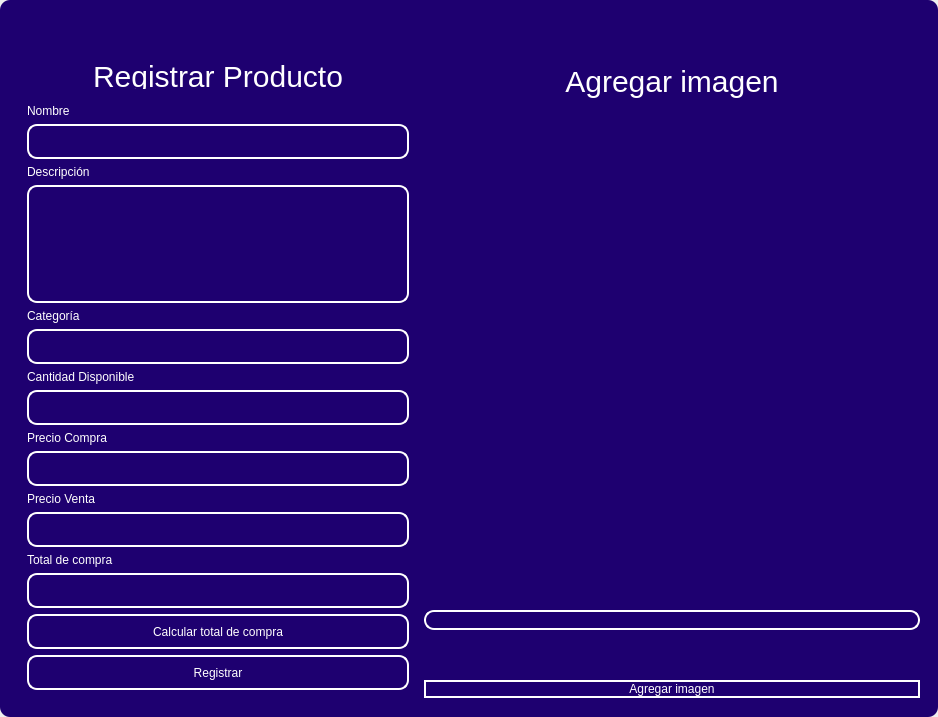
<?xml version="1.0" encoding="UTF-8"?>
<ui version="4.0">
 <class>MainWindow</class>
 <widget class="QMainWindow" name="MainWindow">
  <property name="geometry">
   <rect>
    <x>0</x>
    <y>0</y>
    <width>938</width>
    <height>717</height>
   </rect>
  </property>
  <property name="windowTitle">
   <string>MainWindow</string>
  </property>
  <property name="styleSheet">
   <string notr="true"/>
  </property>
  <widget class="QWidget" name="centralwidget">
   <property name="styleSheet">
    <string notr="true"/>
   </property>
   <layout class="QVBoxLayout" name="verticalLayout">
    <property name="spacing">
     <number>0</number>
    </property>
    <property name="leftMargin">
     <number>0</number>
    </property>
    <property name="topMargin">
     <number>0</number>
    </property>
    <property name="rightMargin">
     <number>0</number>
    </property>
    <property name="bottomMargin">
     <number>0</number>
    </property>
    <item>
     <widget class="QFrame" name="frame">
      <property name="enabled">
       <bool>true</bool>
      </property>
      <property name="styleSheet">
       <string notr="true">QFrame {
	border-radius:10px;
	background-color:#1E0070;
 }
</string>
      </property>
      <property name="frameShape">
       <enum>QFrame::StyledPanel</enum>
      </property>
      <property name="frameShadow">
       <enum>QFrame::Raised</enum>
      </property>
      <layout class="QVBoxLayout" name="verticalLayout_2">
       <item>
        <widget class="QFrame" name="frame_superior">
         <property name="minimumSize">
          <size>
           <width>0</width>
           <height>40</height>
          </size>
         </property>
         <property name="maximumSize">
          <size>
           <width>16777215</width>
           <height>40</height>
          </size>
         </property>
         <property name="styleSheet">
          <string notr="true">QPushButton{
border-radius:18px;
}

QPushButton:hover{
	background-color: rgb(0, 0, 0);
}
</string>
         </property>
         <property name="frameShape">
          <enum>QFrame::StyledPanel</enum>
         </property>
         <property name="frameShadow">
          <enum>QFrame::Raised</enum>
         </property>
         <layout class="QHBoxLayout" name="horizontalLayout_3">
          <property name="spacing">
           <number>4</number>
          </property>
          <property name="leftMargin">
           <number>0</number>
          </property>
          <property name="topMargin">
           <number>0</number>
          </property>
          <property name="rightMargin">
           <number>0</number>
          </property>
          <property name="bottomMargin">
           <number>0</number>
          </property>
          <item>
           <widget class="QPushButton" name="btn_icon">
            <property name="text">
             <string/>
            </property>
            <property name="iconSize">
             <size>
              <width>40</width>
              <height>40</height>
             </size>
            </property>
           </widget>
          </item>
          <item>
           <spacer name="horizontalSpacer_2">
            <property name="orientation">
             <enum>Qt::Horizontal</enum>
            </property>
            <property name="sizeHint" stdset="0">
             <size>
              <width>443</width>
              <height>20</height>
             </size>
            </property>
           </spacer>
          </item>
          <item>
           <widget class="QPushButton" name="bt_minimizar">
            <property name="minimumSize">
             <size>
              <width>38</width>
              <height>38</height>
             </size>
            </property>
            <property name="maximumSize">
             <size>
              <width>38</width>
              <height>38</height>
             </size>
            </property>
            <property name="cursor">
             <cursorShape>PointingHandCursor</cursorShape>
            </property>
            <property name="text">
             <string/>
            </property>
            <property name="icon">
             <iconset>
              <normaloff>image/minus.svg</normaloff>image/minus.svg</iconset>
            </property>
            <property name="iconSize">
             <size>
              <width>38</width>
              <height>38</height>
             </size>
            </property>
           </widget>
          </item>
          <item>
           <widget class="QPushButton" name="bt_maximizar">
            <property name="minimumSize">
             <size>
              <width>38</width>
              <height>38</height>
             </size>
            </property>
            <property name="maximumSize">
             <size>
              <width>38</width>
              <height>38</height>
             </size>
            </property>
            <property name="cursor">
             <cursorShape>PointingHandCursor</cursorShape>
            </property>
            <property name="text">
             <string/>
            </property>
            <property name="icon">
             <iconset>
              <normaloff>image/chevron-up.svg</normaloff>image/chevron-up.svg</iconset>
            </property>
            <property name="iconSize">
             <size>
              <width>38</width>
              <height>38</height>
             </size>
            </property>
           </widget>
          </item>
          <item>
           <widget class="QPushButton" name="bt_restaurar">
            <property name="minimumSize">
             <size>
              <width>38</width>
              <height>38</height>
             </size>
            </property>
            <property name="maximumSize">
             <size>
              <width>38</width>
              <height>38</height>
             </size>
            </property>
            <property name="cursor">
             <cursorShape>PointingHandCursor</cursorShape>
            </property>
            <property name="text">
             <string/>
            </property>
            <property name="icon">
             <iconset>
              <normaloff>image/chevron-down.svg</normaloff>image/chevron-down.svg</iconset>
            </property>
            <property name="iconSize">
             <size>
              <width>38</width>
              <height>38</height>
             </size>
            </property>
           </widget>
          </item>
          <item>
           <widget class="QPushButton" name="bt_cerrar">
            <property name="minimumSize">
             <size>
              <width>38</width>
              <height>38</height>
             </size>
            </property>
            <property name="maximumSize">
             <size>
              <width>38</width>
              <height>38</height>
             </size>
            </property>
            <property name="cursor">
             <cursorShape>PointingHandCursor</cursorShape>
            </property>
            <property name="text">
             <string/>
            </property>
            <property name="icon">
             <iconset>
              <normaloff>image/x.svg</normaloff>image/x.svg</iconset>
            </property>
            <property name="iconSize">
             <size>
              <width>38</width>
              <height>38</height>
             </size>
            </property>
           </widget>
          </item>
         </layout>
        </widget>
       </item>
       <item>
        <widget class="QFrame" name="frame_3">
         <property name="minimumSize">
          <size>
           <width>0</width>
           <height>0</height>
          </size>
         </property>
         <property name="maximumSize">
          <size>
           <width>16777215</width>
           <height>16777215</height>
          </size>
         </property>
         <property name="styleSheet">
          <string notr="true">QLabel {
	color: rgb(255, 255, 254);
	font: 12pt &quot;Arial&quot;;
	background-color: rgba(0, 0, 0,0);
}

QTextEdit{
background-color: rgba(0, 0, 0,0);
border-radius:10px; 
font: 12pt &quot;Arial&quot;;
color: rgb(255, 255, 254);
border: 2px solid  rgb(255, 255, 255);

}

QTextEdit:hover{
background-color: rgba(0, 0, 0,0);
border-radius:10px; 
font: 12pt &quot;Arial&quot;;
border: 2px solid  rgb(120, 0, 171);
}

QTextEdit:focus{
background-color: rgb(0, 0, 0);
border-radius:10px; 
font: 12pt &quot;Arial&quot;;
border: 2px solid rgb(120, 0, 171);
}

QLineEdit{
background-color: rgba(0, 0, 0,0);
border-radius:10px; 
font: 12pt &quot;Arial&quot;;
color: rgb(255, 255, 254);
border: 2px solid  rgb(255, 255, 255);

}

QLineEdit:hover{
background-color: rgba(0, 0, 0,0);
border-radius:10px; 
font: 12pt &quot;Arial&quot;;
border: 2px solid  rgb(120, 0, 171);
}

QLineEdit:focus{
background-color: rgb(0, 0, 0);
border-radius:10px; 
font: 12pt &quot;Arial&quot;;
border: 2px solid rgb(120, 0, 171);
}

QCheckBox{
	font: 12pt &quot;Arial&quot;;
	color: rgb(255, 255, 255);
}

QCheckBox::indicator {
    width: 18px;
    height:18px;
}

QCheckBox::indicator:unchecked {
   background-image: url(image/square.svg);
}

QCheckBox::indicator:checked {
   background-image: url(image/check-square.svg);
}

QPushButton{
border-radius:10px; 
font: 12pt &quot;Arial&quot;;
color: rgb(255, 255, 254);
border: 2px solid #ffffff;
}

QPushButton:hover{
border-radius:10px; 
font: 12pt &quot;Arial&quot;;
color: rgb(255, 255, 255);
border: 2px solid rgb(120, 0, 171);
	background-color: rgb(120, 0, 171);
}
</string>
         </property>
         <property name="frameShape">
          <enum>QFrame::StyledPanel</enum>
         </property>
         <property name="frameShadow">
          <enum>QFrame::Raised</enum>
         </property>
         <layout class="QHBoxLayout" name="horizontalLayout_4">
          <item>
           <layout class="QVBoxLayout" name="verticalLayout_4">
            <property name="rightMargin">
             <number>0</number>
            </property>
            <property name="bottomMargin">
             <number>0</number>
            </property>
            <item>
             <widget class="QLabel" name="label_3">
              <property name="minimumSize">
               <size>
                <width>100</width>
                <height>25</height>
               </size>
              </property>
              <property name="styleSheet">
               <string notr="true">font-size: 30px;
color: rgb(255, 255, 255);</string>
              </property>
              <property name="text">
               <string>Registrar Producto</string>
              </property>
              <property name="alignment">
               <set>Qt::AlignCenter</set>
              </property>
             </widget>
            </item>
            <item>
             <widget class="QFrame" name="frame_4">
              <property name="maximumSize">
               <size>
                <width>400</width>
                <height>700</height>
               </size>
              </property>
              <property name="styleSheet">
               <string notr="true">QLabel {
	color: rgb(255, 255, 254);
	font: 12pt &quot;Arial&quot;;
	background-color: rgba(0, 0, 0,0);
}

QTextEdit{
background-color: rgba(0, 0, 0,0);
border-radius:10px; 
font: 12pt &quot;Arial&quot;;
color: rgb(255, 255, 254);
border: 2px solid  rgb(255, 255, 255);

}

QTextEdit:hover{
background-color: rgba(0, 0, 0,0);
border-radius:10px; 
font: 12pt &quot;Arial&quot;;
border: 2px solid  rgb(120, 0, 171);
}

QTextEdit:focus{
background-color: rgb(0, 0, 0);
border-radius:10px; 
font: 12pt &quot;Arial&quot;;
border: 2px solid rgb(120, 0, 171);
}

QLineEdit{
background-color: rgba(0, 0, 0,0);
border-radius:10px; 
font: 12pt &quot;Arial&quot;;
color: rgb(255, 255, 254);
border: 2px solid  rgb(255, 255, 255);

}

QLineEdit:hover{
background-color: rgba(0, 0, 0,0);
border-radius:10px; 
font: 12pt &quot;Arial&quot;;
border: 2px solid  rgb(120, 0, 171);
}

QLineEdit:focus{
background-color: rgb(0, 0, 0);
border-radius:10px; 
font: 12pt &quot;Arial&quot;;
border: 2px solid rgb(120, 0, 171);
}

QCheckBox{
	font: 12pt &quot;Arial&quot;;
	color: rgb(255, 255, 255);
}

QCheckBox::indicator {
    width: 18px;
    height:18px;
}

QCheckBox::indicator:unchecked {
   background-image: url(image/square.svg);
}

QCheckBox::indicator:checked {
   background-image: url(image/check-square.svg);
}

QPushButton{
border-radius:10px; 
font: 12pt &quot;Arial&quot;;
color: rgb(255, 255, 254);
border: 2px solid #ffffff;
}

QPushButton:hover{
border-radius:10px; 
font: 12pt &quot;Arial&quot;;
color: rgb(255, 255, 255);
border: 2px solid rgb(120, 0, 171);
	background-color: rgb(120, 0, 171);
}
</string>
              </property>
              <property name="frameShape">
               <enum>QFrame::StyledPanel</enum>
              </property>
              <property name="frameShadow">
               <enum>QFrame::Raised</enum>
              </property>
              <layout class="QVBoxLayout" name="verticalLayout_3">
               <property name="leftMargin">
                <number>9</number>
               </property>
               <property name="topMargin">
                <number>9</number>
               </property>
               <property name="rightMargin">
                <number>9</number>
               </property>
               <property name="bottomMargin">
                <number>9</number>
               </property>
               <item>
                <spacer name="verticalSpacer_3">
                 <property name="orientation">
                  <enum>Qt::Vertical</enum>
                 </property>
                 <property name="sizeHint" stdset="0">
                  <size>
                   <width>20</width>
                   <height>40</height>
                  </size>
                 </property>
                </spacer>
               </item>
               <item>
                <widget class="QLabel" name="label_4">
                 <property name="text">
                  <string>Nombre</string>
                 </property>
                </widget>
               </item>
               <item>
                <widget class="QLineEdit" name="nametxt">
                 <property name="minimumSize">
                  <size>
                   <width>0</width>
                   <height>35</height>
                  </size>
                 </property>
                 <property name="text">
                  <string/>
                 </property>
                </widget>
               </item>
               <item>
                <spacer name="verticalSpacer_4">
                 <property name="orientation">
                  <enum>Qt::Vertical</enum>
                 </property>
                 <property name="sizeHint" stdset="0">
                  <size>
                   <width>20</width>
                   <height>40</height>
                  </size>
                 </property>
                </spacer>
               </item>
               <item>
                <widget class="QLabel" name="label_8">
                 <property name="text">
                  <string>Descripción</string>
                 </property>
                </widget>
               </item>
               <item>
                <widget class="QTextEdit" name="descriptiontxt">
                 <property name="minimumSize">
                  <size>
                   <width>0</width>
                   <height>40</height>
                  </size>
                 </property>
                </widget>
               </item>
               <item>
                <widget class="QLabel" name="label_5">
                 <property name="text">
                  <string>Categoría</string>
                 </property>
                </widget>
               </item>
               <item>
                <widget class="QLineEdit" name="categorytxt">
                 <property name="minimumSize">
                  <size>
                   <width>0</width>
                   <height>35</height>
                  </size>
                 </property>
                 <property name="maximumSize">
                  <size>
                   <width>16777215</width>
                   <height>16777215</height>
                  </size>
                 </property>
                 <property name="echoMode">
                  <enum>QLineEdit::Normal</enum>
                 </property>
                </widget>
               </item>
               <item>
                <spacer name="verticalSpacer_5">
                 <property name="orientation">
                  <enum>Qt::Vertical</enum>
                 </property>
                 <property name="sizeHint" stdset="0">
                  <size>
                   <width>20</width>
                   <height>40</height>
                  </size>
                 </property>
                </spacer>
               </item>
               <item>
                <widget class="QLabel" name="label">
                 <property name="text">
                  <string>Cantidad Disponible</string>
                 </property>
                </widget>
               </item>
               <item>
                <widget class="QLineEdit" name="stocktxt">
                 <property name="minimumSize">
                  <size>
                   <width>0</width>
                   <height>35</height>
                  </size>
                 </property>
                </widget>
               </item>
               <item>
                <widget class="QLabel" name="label_2">
                 <property name="text">
                  <string>Precio Compra</string>
                 </property>
                </widget>
               </item>
               <item>
                <spacer name="verticalSpacer_6">
                 <property name="orientation">
                  <enum>Qt::Vertical</enum>
                 </property>
                 <property name="sizeHint" stdset="0">
                  <size>
                   <width>20</width>
                   <height>40</height>
                  </size>
                 </property>
                </spacer>
               </item>
               <item>
                <widget class="QLineEdit" name="pricepurchtxt">
                 <property name="minimumSize">
                  <size>
                   <width>0</width>
                   <height>35</height>
                  </size>
                 </property>
                </widget>
               </item>
               <item>
                <spacer name="verticalSpacer_10">
                 <property name="orientation">
                  <enum>Qt::Vertical</enum>
                 </property>
                 <property name="sizeHint" stdset="0">
                  <size>
                   <width>20</width>
                   <height>40</height>
                  </size>
                 </property>
                </spacer>
               </item>
               <item>
                <widget class="QLabel" name="label_6">
                 <property name="text">
                  <string>Precio Venta</string>
                 </property>
                </widget>
               </item>
               <item>
                <widget class="QLineEdit" name="pricesaletxt">
                 <property name="minimumSize">
                  <size>
                   <width>0</width>
                   <height>35</height>
                  </size>
                 </property>
                </widget>
               </item>
               <item>
                <widget class="QLabel" name="label_7">
                 <property name="text">
                  <string>Total de compra</string>
                 </property>
                </widget>
               </item>
               <item>
                <widget class="QLineEdit" name="totaltxt">
                 <property name="enabled">
                  <bool>false</bool>
                 </property>
                 <property name="minimumSize">
                  <size>
                   <width>0</width>
                   <height>35</height>
                  </size>
                 </property>
                </widget>
               </item>
               <item>
                <widget class="QPushButton" name="btn_calculate_total">
                 <property name="minimumSize">
                  <size>
                   <width>0</width>
                   <height>35</height>
                  </size>
                 </property>
                 <property name="text">
                  <string>Calcular total de compra</string>
                 </property>
                </widget>
               </item>
               <item>
                <spacer name="verticalSpacer_9">
                 <property name="orientation">
                  <enum>Qt::Vertical</enum>
                 </property>
                 <property name="sizeHint" stdset="0">
                  <size>
                   <width>20</width>
                   <height>50</height>
                  </size>
                 </property>
                </spacer>
               </item>
               <item>
                <widget class="QPushButton" name="btn_add">
                 <property name="minimumSize">
                  <size>
                   <width>0</width>
                   <height>35</height>
                  </size>
                 </property>
                 <property name="cursor">
                  <cursorShape>PointingHandCursor</cursorShape>
                 </property>
                 <property name="text">
                  <string>Registrar</string>
                 </property>
                </widget>
               </item>
               <item>
                <spacer name="verticalSpacer_7">
                 <property name="orientation">
                  <enum>Qt::Vertical</enum>
                 </property>
                 <property name="sizeHint" stdset="0">
                  <size>
                   <width>20</width>
                   <height>40</height>
                  </size>
                 </property>
                </spacer>
               </item>
               <item>
                <spacer name="verticalSpacer_8">
                 <property name="orientation">
                  <enum>Qt::Vertical</enum>
                 </property>
                 <property name="sizeHint" stdset="0">
                  <size>
                   <width>20</width>
                   <height>40</height>
                  </size>
                 </property>
                </spacer>
               </item>
              </layout>
             </widget>
            </item>
           </layout>
          </item>
          <item>
           <layout class="QVBoxLayout" name="verticalLayout_5">
            <property name="spacing">
             <number>50</number>
            </property>
            <property name="bottomMargin">
             <number>1</number>
            </property>
            <item>
             <widget class="QLabel" name="label_9">
              <property name="maximumSize">
               <size>
                <width>16777215</width>
                <height>100</height>
               </size>
              </property>
              <property name="styleSheet">
               <string notr="true">font-size: 30px;
color: rgb(255, 255, 255);</string>
              </property>
              <property name="locale">
               <locale language="Spanish" country="Chile"/>
              </property>
              <property name="text">
               <string>Agregar imagen</string>
              </property>
              <property name="alignment">
               <set>Qt::AlignCenter</set>
              </property>
             </widget>
            </item>
            <item>
             <layout class="QHBoxLayout" name="horizontalLayout">
              <property name="spacing">
               <number>20</number>
              </property>
              <property name="rightMargin">
               <number>0</number>
              </property>
              <item>
               <spacer name="horizontalSpacer_3">
                <property name="orientation">
                 <enum>Qt::Vertical</enum>
                </property>
                <property name="sizeHint" stdset="0">
                 <size>
                  <width>20</width>
                  <height>20</height>
                 </size>
                </property>
               </spacer>
              </item>
              <item>
               <widget class="QLabel" name="image_label">
                <property name="minimumSize">
                 <size>
                  <width>0</width>
                  <height>0</height>
                 </size>
                </property>
                <property name="maximumSize">
                 <size>
                  <width>100</width>
                  <height>100</height>
                 </size>
                </property>
                <property name="frameShape">
                 <enum>QFrame::NoFrame</enum>
                </property>
                <property name="text">
                 <string/>
                </property>
                <property name="alignment">
                 <set>Qt::AlignCenter</set>
                </property>
               </widget>
              </item>
              <item>
               <spacer name="horizontalSpacer">
                <property name="orientation">
                 <enum>Qt::Vertical</enum>
                </property>
                <property name="sizeHint" stdset="0">
                 <size>
                  <width>20</width>
                  <height>20</height>
                 </size>
                </property>
               </spacer>
              </item>
             </layout>
            </item>
            <item>
             <widget class="QLineEdit" name="imagetxt">
              <property name="enabled">
               <bool>false</bool>
              </property>
              <property name="minimumSize">
               <size>
                <width>0</width>
                <height>14</height>
               </size>
              </property>
              <property name="maximumSize">
               <size>
                <width>16777215</width>
                <height>35</height>
               </size>
              </property>
             </widget>
            </item>
            <item>
             <widget class="QPushButton" name="btn_add_image">
              <property name="cursor">
               <cursorShape>PointingHandCursor</cursorShape>
              </property>
              <property name="text">
               <string>Agregar imagen</string>
              </property>
             </widget>
            </item>
           </layout>
          </item>
         </layout>
        </widget>
       </item>
      </layout>
     </widget>
    </item>
   </layout>
  </widget>
 </widget>
 <resources/>
 <connections/>
</ui>
